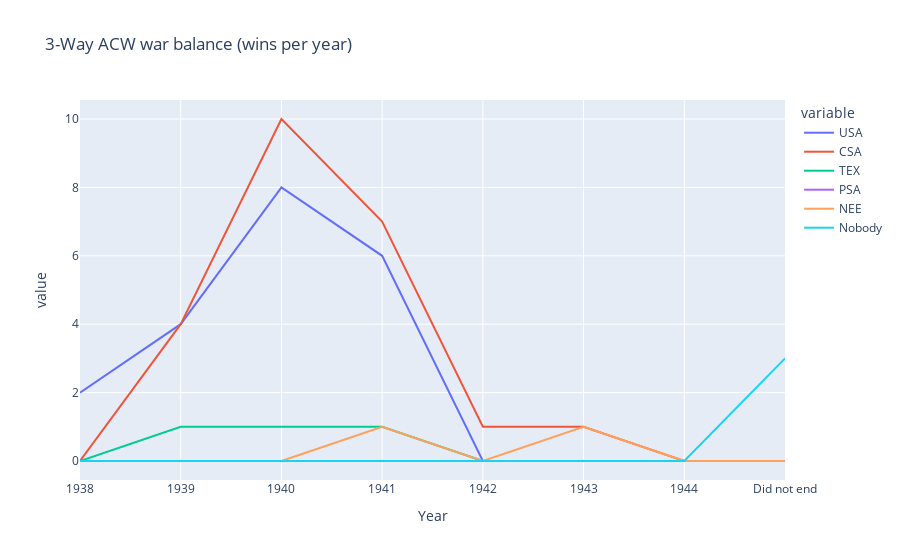

Notebook source saved alongside this figure:
### Markdown cell above
# ACW - 3-way War

### Code cell
import_doc_wr_over_time = pd.DataFrame(columns=["Year", "USA", "CSA", "TEX", "PSA", "NEE", "Nobody"])

for i in import_doc["When did the American Civil War end?"].value_counts().index:
    usa = len(import_doc[import_doc["When did the American Civil War end?"] == i][import_doc["If the American Civil War was a three-way, who won it?"] == 'USA'])
    csa = len(import_doc[import_doc["When did the American Civil War end?"] == i][import_doc["If the American Civil War was a three-way, who won it?"] == 'CSA'])
    tex = len(import_doc[import_doc["When did the American Civil War end?"] == i][import_doc["If the American Civil War was a three-way, who won it?"] == 'TEX'])
    psa = len(import_doc[import_doc["When did the American Civil War end?"] == i][import_doc["If the American Civil War was a three-way, who won it?"] == 'PSA'])
    nee = len(import_doc[import_doc["When did the American Civil War end?"] == i][import_doc["If the American Civil War was a three-way, who won it?"] == 'NEE'])
    nobody = len(import_doc[import_doc["When did the American Civil War end?"] == i][import_doc["If the American Civil War was a three-way, who won it?"] == 'Nobody'])
    new_row = pd.Series({"Year": i, "USA": usa, "CSA": csa, "TEX": tex, "PSA": psa, "NEE": nee,  "Nobody": nobody})
    import_doc_wr_over_time = import_doc_wr_over_time.append(new_row, ignore_index=True)

print(prepared_data := import_doc_wr_over_time.sort_values('Year'))
px.line(data_frame=prepared_data, x='Year', y=["USA", "CSA", "TEX", "PSA", "NEE", "Nobody"], labels={'x':'Date', 'y':"Country"}, title="3-Way ACW war balance (wins per year)")

### Figure 1 — Plotly figure (JSON) as saved in the notebook; plotly's stock layout.template omitted (floating-point values rounded to 4 significant figures)
{"data": [{"hovertemplate": "variable=USA<br>Year=%{x}<br>value=%{y}<extra></extra>", "legendgroup": "USA", "line": {"color": "#636efa", "dash": "solid"}, "marker": {"symbol": "circle"}, "mode": "lines", "name": "USA", "orientation": "v", "showlegend": true, "type": "scatter", "x": ["1938", "1939", "1940", "1941", "1942", "1943", "1944", "Did not end"], "xaxis": "x", "y": [2, 4, 8, 6, 0, 0, 0, 0], "yaxis": "y"}, {"hovertemplate": "variable=CSA<br>Year=%{x}<br>value=%{y}<extra></extra>", "legendgroup": "CSA", "line": {"color": "#EF553B", "dash": "solid"}, "marker": {"symbol": "circle"}, "mode": "lines", "name": "CSA", "orientation": "v", "showlegend": true, "type": "scatter", "x": ["1938", "1939", "1940", "1941", "1942", "1943", "1944", "Did not end"], "xaxis": "x", "y": [0, 4, 10, 7, 1, 1, 0, 0], "yaxis": "y"}, {"hovertemplate": "variable=TEX<br>Year=%{x}<br>value=%{y}<extra></extra>", "legendgroup": "TEX", "line": {"color": "#00cc96", "dash": "solid"}, "marker": {"symbol": "circle"}, "mode": "lines", "name": "TEX", "orientation": "v", "showlegend": true, "type": "scatter", "x": ["1938", "1939", "1940", "1941", "1942", "1943", "1944", "Did not end"], "xaxis": "x", "y": [0, 1, 1, 1, 0, 0, 0, 0], "yaxis": "y"}, {"hovertemplate": "variable=PSA<br>Year=%{x}<br>value=%{y}<extra></extra>", "legendgroup": "PSA", "line": {"color": "#ab63fa", "dash": "solid"}, "marker": {"symbol": "circle"}, "mode": "lines", "name": "PSA", "orientation": "v", "showlegend": true, "type": "scatter", "x": ["1938", "1939", "1940", "1941", "1942", "1943", "1944", "Did not end"], "xaxis": "x", "y": [0, 0, 0, 0, 0, 0, 0, 0], "yaxis": "y"}, {"hovertemplate": "variable=NEE<br>Year=%{x}<br>value=%{y}<extra></extra>", "legendgroup": "NEE", "line": {"color": "#FFA15A", "dash": "solid"}, "marker": {"symbol": "circle"}, "mode": "lines", "name": "NEE", "orientation": "v", "showlegend": true, "type": "scatter", "x": ["1938", "1939", "1940", "1941", "1942", "1943", "1944", "Did not end"], "xaxis": "x", "y": [0, 0, 0, 1, 0, 1, 0, 0], "yaxis": "y"}, {"hovertemplate": "variable=Nobody<br>Year=%{x}<br>value=%{y}<extra></extra>", "legendgroup": "Nobody", "line": {"color": "#19d3f3", "dash": "solid"}, "marker": {"symbol": "circle"}, "mode": "lines", "name": "Nobody", "orientation": "v", "showlegend": true, "type": "scatter", "x": ["1938", "1939", "1940", "1941", "1942", "1943", "1944", "Did not end"], "xaxis": "x", "y": [0, 0, 0, 0, 0, 0, 0, 3], "yaxis": "y"}], "layout": {"legend": {"title": {"text": "variable"}, "tracegroupgap": 0}, "title": {"text": "3-Way ACW war balance (wins per year)"}, "xaxis": {"anchor": "y", "domain": [0, 1], "title": {"text": "Year"}}, "yaxis": {"anchor": "x", "domain": [0, 1], "title": {"text": "value"}}}}
